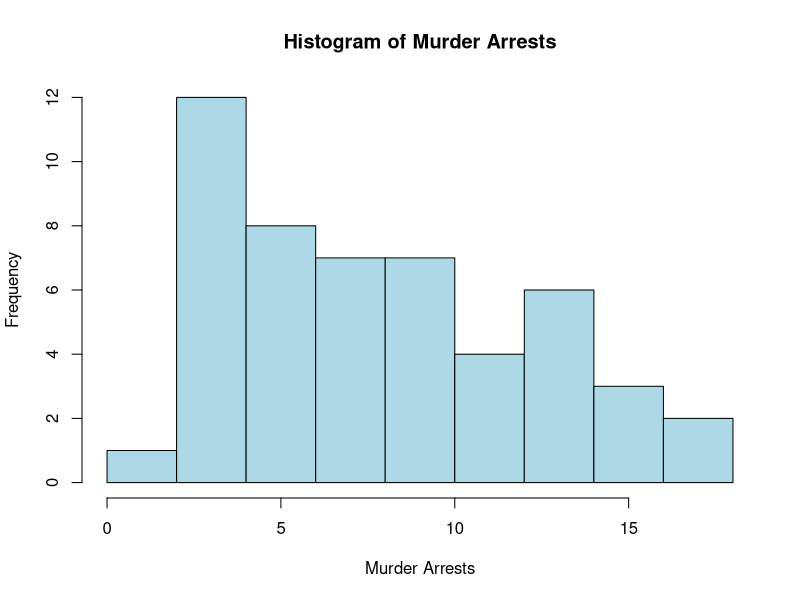
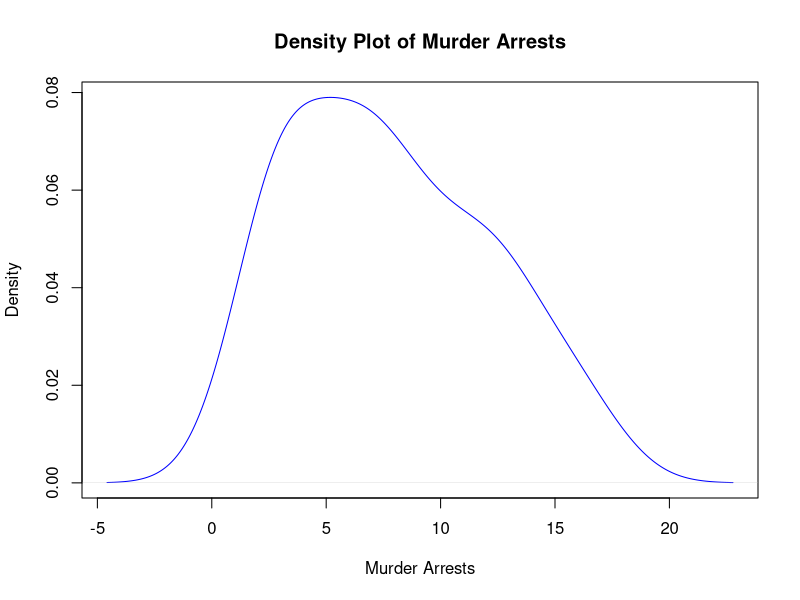
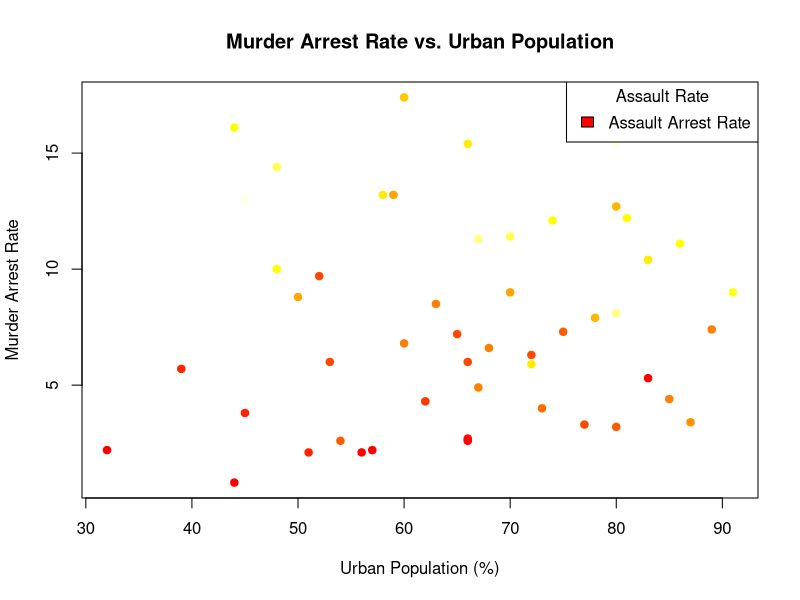
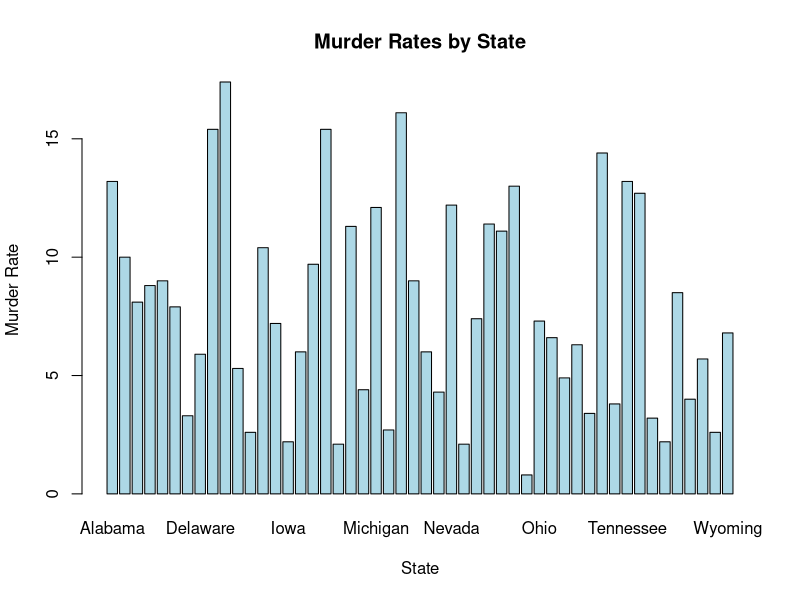

These figures' R source, in order:
data("USArrests")
print(summary(USArrests))
num_features <- ncol(USArrests)
feature_types <- sapply(USArrests, class)
num_records <- nrow(USArrests)
cat("\nNumber of Records:", num_records, "\n\n")
stat_features <- sapply(USArrests, function(x) {
  c(Mean = mean(x), Median = median(x), SD = sd(x))
})
print(stat_features)
max_rape_state <- rownames(USArrests)[which.max(USArrests$Rape)]
cat("\nState with Largest Total Rape:", max_rape_state, "\n")

max_murder_state <- rownames(USArrests)[which.max(USArrests$Murder)]
min_murder_state <- rownames(USArrests)[which.min(USArrests$Murder)]
cat("\nState with Max Murder Rate:", max_murder_state, "\n")
cat("\nState with Min Murder Rate:", min_murder_state, "\n\n")
correlation_matrix <- cor(USArrests)
print(correlation_matrix)
median_assault <- median(USArrests$Assault)
states_above_median <- rownames(USArrests)[USArrests$Assault > median_assault]
cat("\n\nStates with Assault Arrests > Median: \n", states_above_median, "\n")
percentile_25 <- quantile(USArrests$Murder, 0.25)
states_bottom_25 <- rownames(USArrests)[USArrests$Murder < percentile_25]
cat("\n\nStates in Bottom 25% of Murder Arrests:\n", states_bottom_25, "\n")

hist(USArrests$Murder, col = "lightblue",
     main = "Histogram of Murder Arrests",
     xlab = "Murder Arrests", ylab = "Frequency")
plot(density(USArrests$Murder), 
     main = "Density Plot of Murder Arrests",
     xlab = "Murder Arrests", ylab = "Density", col = "blue")

murder_arrests <- USArrests$Murder
urban_population <- USArrests$UrbanPop
assault_arrests <- USArrests$Assault
plot(urban_population, murder_arrests, main = "Murder Arrest Rate vs. Urban Population",
     xlab = "Urban Population (%)", ylab = "Murder Arrest Rate",
     col = heat.colors(20)[cut(assault_arrests, breaks = 20)],
     pch = 19)
legend("topright", legend = "Assault Arrest Rate", 
       fill = heat.colors(20), title = "Assault Rate")
barplot(USArrests$Murder, names.arg = rownames(USArrests),
        col = "lightblue", main = "Murder Rates by State",
        xlab = "State", ylab = "Murder Rate")